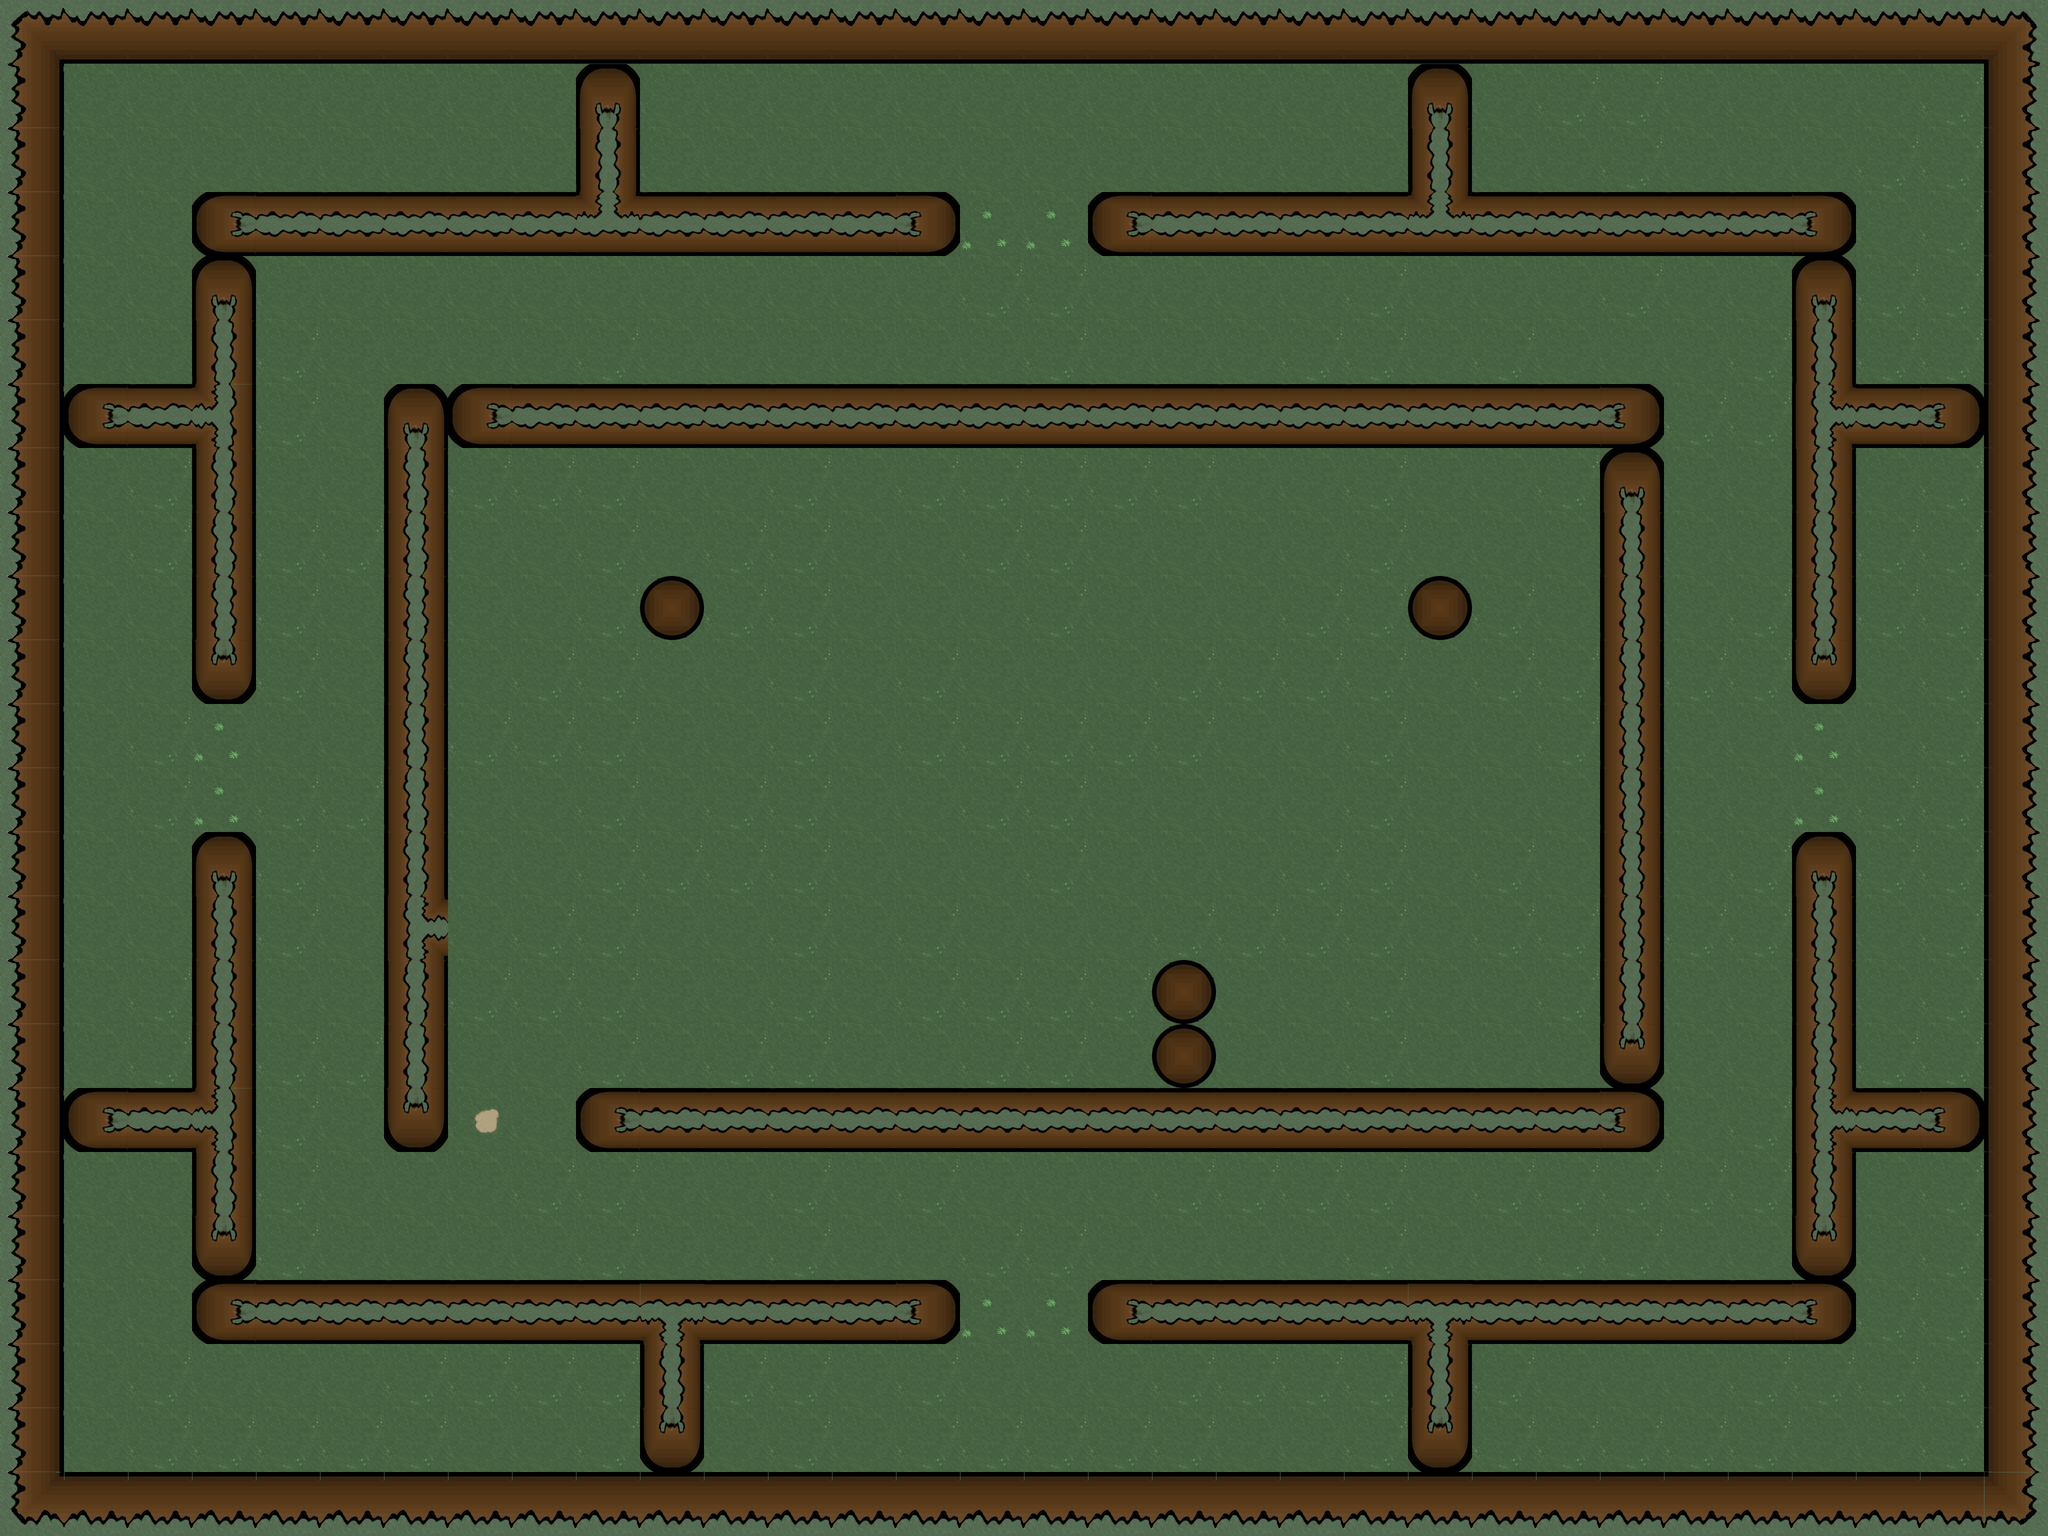

Below is a game level as drawn by its tile map, then a one-line description and the .tmx file that defines it, in full:
An orthogonal 32x24 tile map with 128x128 px tiles, 1 tile layer (Capa de Patrones 1) and 7 objects (7x enemigo).

<map version="1.0" orientation="orthogonal" renderorder="right-down" width="32" height="24" tilewidth="128" tileheight="128" nextobjectid="11">
 <tileset firstgid="1" name="Tileset_zon1" tilewidth="128" tileheight="128" tilecount="36" columns="4">
  <image source="../../Mapa/Tilesets/Tileset_zon1.png" width="512" height="1152" />
 </tileset>
 <layer name="Capa de Patrones 1" width="32" height="24">
  <data encoding="csv">
17,14,14,14,14,14,14,14,14,14,14,14,14,14,14,14,14,14,14,14,14,14,14,14,14,14,14,14,14,14,14,18,
13,5,5,5,5,5,5,5,5,26,5,5,5,5,5,5,5,5,5,5,5,5,26,5,6,6,5,5,5,5,6,15,
13,5,5,5,5,5,5,5,5,33,5,5,5,5,5,5,5,5,5,5,5,5,33,5,5,6,5,5,5,6,6,15,
13,5,5,25,34,34,34,34,34,30,34,34,34,34,27,8,8,25,34,34,34,34,30,34,34,34,34,34,27,5,6,15,
13,5,5,26,5,5,5,5,5,5,5,5,5,5,5,6,6,5,5,5,5,6,5,5,5,6,5,5,26,6,6,15,
13,5,5,33,6,5,5,5,5,6,5,5,5,5,5,5,6,5,5,5,6,6,5,6,5,5,5,6,33,6,6,15,
13,25,34,29,6,5,26,25,34,34,34,34,34,34,34,34,34,34,34,34,34,34,34,34,34,27,6,6,31,34,27,15,
13,5,6,33,5,5,33,6,6,6,5,5,6,5,6,6,6,6,6,5,5,6,5,5,6,26,5,5,33,5,6,15,
13,5,6,33,6,6,33,5,5,6,5,6,6,5,5,6,6,5,5,5,5,6,5,5,5,33,5,5,33,6,6,15,
13,5,5,33,6,5,33,5,5,6,36,6,6,5,5,5,6,5,5,5,6,6,36,6,5,33,5,6,33,6,6,15,
13,5,5,28,6,5,33,5,6,6,5,5,6,5,6,5,5,5,6,6,6,6,5,6,6,33,6,6,28,5,6,15,
13,5,6,8,5,5,33,6,6,6,5,5,6,5,6,6,6,6,6,5,5,6,5,5,6,33,5,5,8,5,6,15,
13,5,6,8,6,6,33,5,5,6,5,6,6,5,5,6,6,5,5,5,5,6,5,5,5,33,5,5,8,6,6,15,
13,5,5,26,6,5,33,5,5,6,6,6,6,5,5,5,6,5,5,5,6,6,5,6,5,33,5,6,26,6,6,15,
13,5,5,33,6,5,31,5,6,6,5,5,6,5,6,5,5,5,6,6,6,6,5,6,6,33,6,6,33,5,6,15,
13,5,6,33,5,5,33,6,6,6,5,5,6,5,6,6,6,6,36,5,5,6,5,5,6,33,5,5,33,5,6,15,
13,5,6,33,6,6,33,5,5,6,5,6,6,5,5,6,6,5,36,5,5,6,5,5,5,28,5,5,33,6,6,15,
13,25,34,29,6,5,28,10,5,25,34,34,34,34,34,34,34,34,34,34,34,34,34,34,34,27,5,6,31,34,27,15,
13,5,5,33,6,5,5,5,6,6,5,5,6,5,6,5,5,5,6,6,6,6,5,6,6,6,6,6,33,5,6,15,
13,5,5,28,6,5,5,5,5,6,5,5,6,5,5,6,6,5,5,5,5,6,5,5,6,6,5,5,28,5,6,15,
13,5,5,25,34,34,34,34,34,34,32,34,34,34,27,8,8,25,34,34,34,34,32,34,34,34,34,34,27,6,6,15,
13,5,6,5,5,5,6,6,6,6,33,6,6,5,6,5,5,5,6,6,6,6,33,6,5,5,5,6,6,6,6,15,
13,5,6,6,6,6,6,5,5,6,28,5,6,5,6,6,6,6,6,5,5,6,28,6,6,6,6,6,5,5,6,15,
20,16,16,16,16,16,16,16,16,16,16,16,16,16,16,16,16,16,16,16,16,16,16,16,16,16,16,16,16,16,16,19
</data>
 </layer>
 <objectgroup name="Capa de Objetos 1">
  <object id="1" name="bomba" type="enemigo" x="3376" y="2404" width="148" height="136" />
  <object id="4" name="bomba" type="enemigo" x="578" y="584" width="148" height="136" />
  <object id="6" name="perseguidor" type="enemigo" x="1742" y="1208" width="148" height="136" />
  <object id="7" name="perseguidor" type="enemigo" x="990" y="1332" width="148" height="136" />
  <object id="8" name="perseguidor" type="enemigo" x="2306" y="1312" width="148" height="136" />
  <object id="9" name="perseguidor" type="enemigo" x="1910" y="1600" width="148" height="136" />
  <object id="10" name="tornillero" type="enemigo" x="2914" y="1956" width="148" height="136" />
 </objectgroup>
</map>
